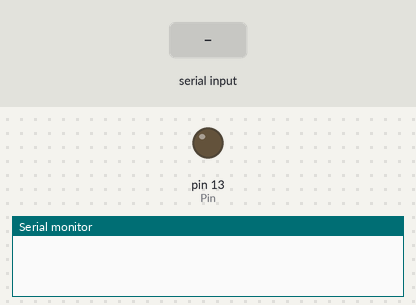
Bench run of a sketch on a simulated Arduino Uno, built with avr-gcc and run on an emulated ATmega328P. On the bench: output pins drawn as LEDs (lit = HIGH), the last lines printed to the serial monitor. Inputs (shaded band) come from the test bench.

Above: at 1.2 s.
1.3 s: "1" received over Serial
At 2.5 s:
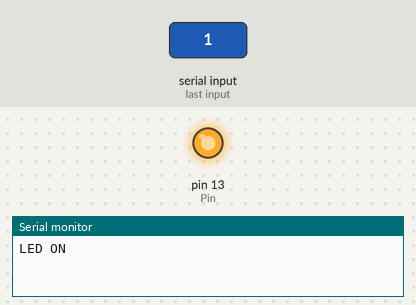
2.8 s: "0" received over Serial
At 3.6 s:
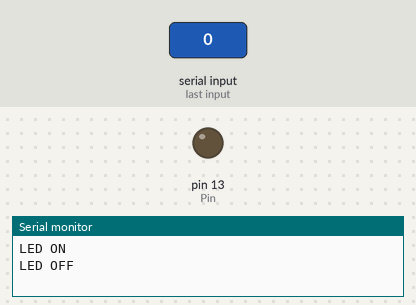
Timing chart, 0 to 5.8 s (numbered marks = the images above; inputs shaded):
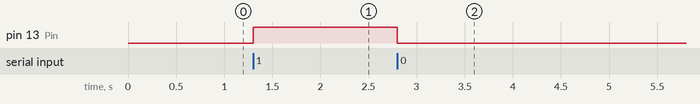

Measured:
- after the input at 1.3 s, pin 13 (Pin): LOW → HIGH at once
- after the input at 2.8 s, pin 13 (Pin): HIGH → LOW at once

The sketch:

lab03.ino
```cpp
const byte Pin = 13;
byte val;
void setup() {
  // put your setup code here, to run once:
  Serial.begin(9600);
  pinMode(13, OUTPUT);
}

void loop() {
  // put your main code here, to run repeatedly:
  if(Serial.available()){
    val = Serial.read();
    if(val=='1'){
      digitalWrite(Pin, HIGH);
      Serial.println("LED ON");
    }
    else if (val=='0'){
      digitalWrite(Pin, LOW);
      Serial.println("LED OFF");
    }
  }
}
```
